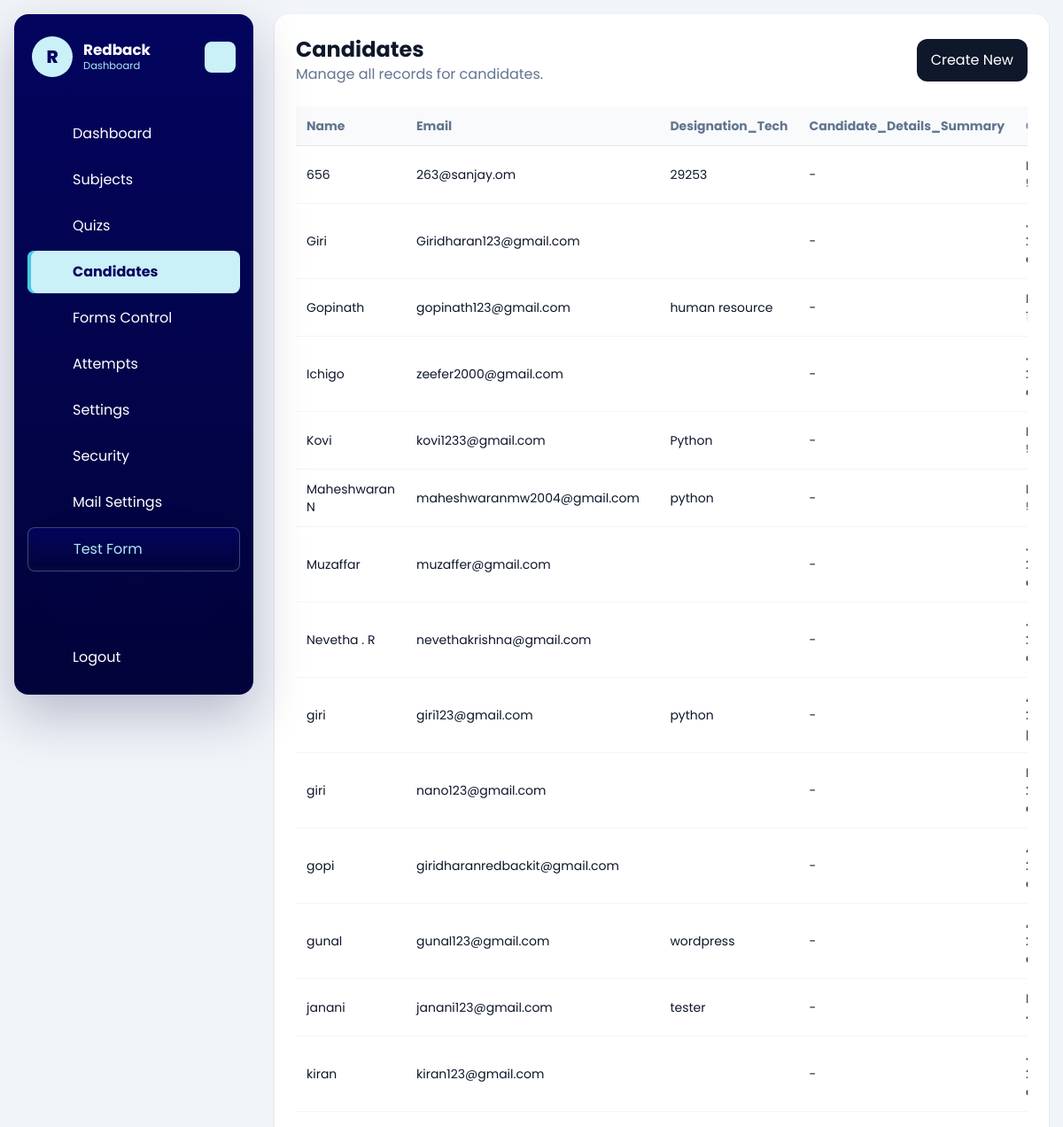
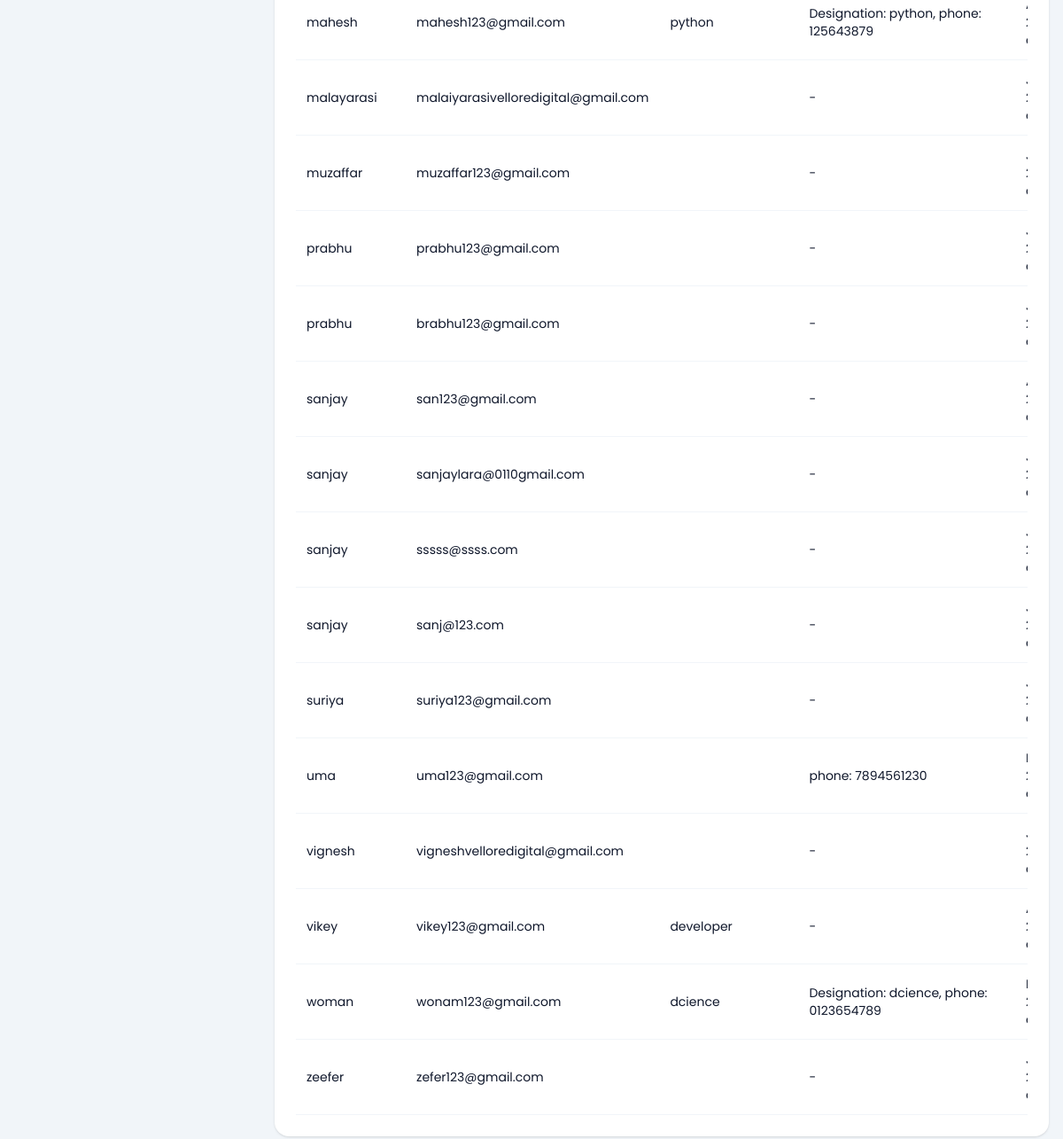
The page /dashboard/candidates/ (signed in) on the database its author committed (2 pictures, top to bottom).
### dashboard/models.py (models this page shows, shortened)
class Company(models.Model):
    name = models.CharField(max_length=150)
    image = models.ImageField(upload_to='company/', blank=True, null=True)
    email = models.EmailField(unique=True)
    password = models.CharField(max_length=128)
    is_active = models.BooleanField(default=True)
    test_instructions = models.TextField(
        default=DEFAULT_TEST_INSTRUCTIONS,
        blank=True,
        help_text='Instructions shown to candidates in the online test instructions drawer.',
    )
    allow_full_screen_lock = models.BooleanField(default=False)
    allow_pause_lock = models.BooleanField(default=False)
    allow_tab_switch_guard = models.BooleanField(default=False)
    allow_copy_paste_block = models.BooleanField(default=False)
    allow_right_click_disable = models.BooleanField(default=False)
    full_screen_lock = models.BooleanField(default=False)
    pause_lock = models.BooleanField(default=False)
    tab_switch_guard_enabled = models.BooleanField(default=False)
    copy_paste_block_enabled = models.BooleanField(default=False)
    right_click_disable_enabled = models.BooleanField(default=False)
    max_violation_warnings = models.PositiveIntegerField(default=3)
    exam_control_password = models.CharField(max_length=128, blank=True)
    pass_persantage = models.DecimalField(max_digits=5, decimal_places=2, default=50.00)
    mail_sender_enabled = models.BooleanField(default=False)
    smtp_host = models.CharField(max_length=255, blank=True)
    smtp_port = models.PositiveIntegerField(default=587)
    smtp_username = models.CharField(max_length=255, blank=True)
    smtp_app_key = models.CharField(max_length=255, blank=True)
    smtp_use_tls = models.BooleanField(default=True)
    smtp_from_email = models.EmailField(blank=True)
    created_at = models.DateTimeField(auto_now_add=True)
    updated_at = models.DateTimeField(auto_now=True)
    class Meta:
        ordering = ['name']
        verbose_name_plural = 'Companies'

### quiz/models.py (models this page shows, shortened)
class Candidate(models.Model):
    name = models.CharField(max_length=150)
    email = models.EmailField()
    designation_tech = models.CharField(max_length=150)
    created_at = models.DateTimeField(auto_now_add=True)
    class Meta:
        ordering = ['name']
    @property
    def candidate_details_summary(self):
        latest_attempt = self.attempts.order_by('-created_at').first()
        if not latest_attempt:
            return '-'
        details = latest_attempt.candidate_details_json or {}
        values = details.get('values') or {}
        labels = details.get('labels') or {}
        if not values:
            return '-'
        return ', '.join(
            f'{labels.get(key, key)}: {value}'
            for key, value in values.items()
        )

class CandidateTestAttempt(models.Model):
    SESSION_SINGLE = 'single'
    SESSION_MULTI = 'multi'
    SESSION_CHOICES = [
        (SESSION_SINGLE, 'Single'),
        (SESSION_MULTI, 'Multi'),
    ]
    candidate = models.ForeignKey(Candidate, on_delete=models.CASCADE, related_name='attempts')
    company = models.ForeignKey(Company, on_delete=models.CASCADE, related_name='attempts')
    public_slug = models.CharField(max_length=190, unique=True, blank=True, db_index=True)
    session_type = models.CharField(max_length=10, choices=SESSION_CHOICES)
    level = models.CharField(max_length=20)
    question_count = models.PositiveIntegerField()
    duration_minutes = models.PositiveIntegerField()
    selected_subjects = models.JSONField(default=list, blank=True)
    selected_sub_titles = models.JSONField(default=list, blank=True)
    candidate_details_json = models.JSONField(default=dict, blank=True)
    answers_json = models.JSONField(default=list, blank=True)
    correct_count = models.PositiveIntegerField(default=0)
    wrong_count = models.PositiveIntegerField(default=0)
    percentage = models.DecimalField(max_digits=5, decimal_places=2, default=0)
    started_at = models.DateTimeField(blank=True, null=True)
    submitted_at = models.DateTimeField(blank=True, null=True)
    is_submitted = models.BooleanField(default=False)
    is_paused = models.BooleanField(default=False)
    paused_at = models.DateTimeField(blank=True, null=True)
    total_paused_seconds = models.PositiveIntegerField(default=0)
    full_screen_lock_enabled = models.BooleanField(default=False)
    pause_lock_enabled = models.BooleanField(default=False)
    tab_switch_guard_enabled = models.BooleanField(default=False)
    copy_paste_block_enabled = models.BooleanField(default=False)
    right_click_disable_enabled = models.BooleanField(default=False)
    max_violation_warnings = models.PositiveIntegerField(default=3)
    tab_switch_count = models.PositiveIntegerField(default=0)
    warning_count = models.PositiveIntegerField(default=0)
    last_violation_at = models.DateTimeField(blank=True, null=True)
    violation_log_json = models.JSONField(default=list, blank=True)
    test_link_email_sent_at = models.DateTimeField(blank=True, null=True)
    created_at = models.DateTimeField(auto_now_add=True)
    class Meta:
        ordering = ['-created_at']

### dashboard/views.py (the view)
# urls.py: path('candidates/', views.candidate_list, name='candidate_list'),
@company_login_required
def candidate_list(request):
    queryset = Candidate.objects.all()
    return render_crud_list(
        request,
        queryset=queryset,
        title='Candidates',
        create_url='dashboard:candidate_create',
        edit_url_name='dashboard:candidate_update',
        delete_url_name='dashboard:candidate_delete',
        fields=['name', 'email', 'designation_tech', 'candidate_details_summary', 'created_at'],
    )

### dashboard/templatetags/dashboard_extras.py (called while the page is built)
@register.filter
def getattribute(obj, attr_name):
    value = getattr(obj, attr_name)
    if callable(value):
        return value()
    return value

### dashboard/views.py (called while the page is built)
def get_logged_in_company(request):
    company_id = request.session.get('company_id')
    if not company_id:
        return None
    return Company.objects.filter(id=company_id, is_active=True).first()

def company_login_required(view_func):
    @wraps(view_func)
    def wrapper(request, *args, **kwargs):
        company = get_logged_in_company(request)
        if not company:
            return redirect(f"{reverse('dashboard:login')}?next={request.path}")
        request.company = company
        return view_func(request, *args, **kwargs)
    return wrapper

def render_crud_list(request, *, queryset, title, create_url, edit_url_name, delete_url_name, fields):
    context = {
        'title': title,
        'objects': queryset,
        'create_url': create_url,
        'edit_url_name': edit_url_name,
        'delete_url_name': delete_url_name,
        'fields': fields,
    }
    return render(request, 'dashboard/crud_list.html', context)

### templates/dashboard/crud_list.html (shortened to what this page needs)
{% extends "base.html" %}
{% load dashboard_extras %}
{% block content %}
{% include 'dashboard/header.html' %}
<div id="dashboard-page-content">
<section class="rounded-2xl bg-white p-6 shadow-sm">
    <div class="mb-6 flex flex-col gap-3 sm:flex-row sm:items-center sm:justify-between">
        <div>
            <h1 class="text-2xl font-bold">{{ title }}</h1>
            <p class="text-slate-500">Manage all records for {{ title|lower }}.</p>
        </div>
        <a href="{% url create_url %}" class="rounded-xl bg-slate-900 px-4 py-3 text-white">Create New</a>
    </div>
    <div class="overflow-x-auto">
        <table class="min-w-full text-left text-sm">
            <thead class="border-b border-slate-200 bg-slate-50 text-slate-500">
                <tr>
                    {% for field in fields %}
                        <th class="px-3 py-3">{{ field|title }}</th>
                    {% endfor %}
                </tr>
            </thead>
            <tbody>
                {% for object in objects %}
                    <tr class="border-b border-slate-100">
                        {% for field in fields %}
                            <td class="px-3 py-3">{{ object|getattribute:field }}</td>
                        {% endfor %}
                    </tr>
                {% empty %}
                    <tr>
                        <td colspan="{{ fields|length|add:1 }}" class="px-3 py-8 text-center text-slate-500">
                            No records found.
                        </td>
                    </tr>
                {% endfor %}
            </tbody>
        </table>
    </div>
</section>
</div>
{% endblock %}

### templates/dashboard/header.html (shortened to what this page needs)
<aside class="dashboard-sidebar" data-dashboard-sidebar>
    <header class="dashboard-sidebar-header">
        <a href="/" class="dashboard-brand">
            <span class="dashboard-brand-mark">{{ request.company.name|default:"Company"|slice:":1"|upper }}</span>
            <span class="dashboard-brand-text">
                <strong>{{ request.company.name|default:"Company" }}</strong>
                <span>Dashboard</span>
            </span>
        </a>
        <button class="dashboard-toggler dashboard-sidebar-toggler" type="button" aria-label="Toggle sidebar">
        </button>
    </header>
    <nav class="dashboard-sidebar-nav"
        aria-label="Dashboard navigation"
        hx-boost="true"
        hx-target="#dashboard-page-content"
        hx-select="#dashboard-page-content"
        hx-push-url="true">
        <ul class="dashboard-nav-list dashboard-primary-nav">
            {% if request.session.company_id %}
                <li class="dashboard-nav-item">
                    <a href="/dashboard/" class="dashboard-nav-link" data-dashboard-nav-link data-nav-exact>
                        <span class="dashboard-nav-label">Dashboard</span>
                    </a>
                </li>
                <li class="dashboard-nav-item">
                    <a href="/dashboard/subjects/" class="dashboard-nav-link" data-dashboard-nav-link>
                        <span class="dashboard-nav-label">Subjects</span>
                    </a>
                </li>
                <li class="dashboard-nav-item">
                    <a href="/dashboard/quizzes/" class="dashboard-nav-link" data-dashboard-nav-link>
                        <span class="dashboard-nav-label">Quizs</span>
                    </a>
                </li>
                <li class="dashboard-nav-item">
                    <a href="/dashboard/candidates/" class="dashboard-nav-link" data-dashboard-nav-link>
                        <span class="dashboard-nav-label">Candidates</span>
                    </a>
                </li>
                <li class="dashboard-nav-item">
                    <a href="/dashboard/forms-control/" class="dashboard-nav-link" data-dashboard-nav-link>
                        <span class="dashboard-nav-label">Forms Control</span>
                    </a>
                </li>
                <li class="dashboard-nav-item">
                    <a href="/dashboard/attempts/" class="dashboard-nav-link" data-dashboard-nav-link>
                        <span class="dashboard-nav-label">Attempts</span>
                    </a>
                </li>
                <li class="dashboard-nav-item">
                    <a href="/dashboard/settings/" class="dashboard-nav-link" data-dashboard-nav-link>
                        <span class="dashboard-nav-label">Settings</span>
                    </a>
                </li>
                <li class="dashboard-nav-item">
                    <a href="/dashboard/settings/security/" class="dashboard-nav-link" data-dashboard-nav-link>
                        <span class="dashboard-nav-label">Security</span>
                    </a>
                </li>
                <li class="dashboard-nav-item">
                    <a href="/dashboard/settings/mail/" class="dashboard-nav-link" data-dashboard-nav-link>
                        <span class="dashboard-nav-label">Mail Settings</span>
                    </a>
                </li>
                <li class="dashboard-nav-item">
                    <a href="/quiz/start/" class="dashboard-nav-link is-accent" data-dashboard-nav-link hx-boost="false">
                        <span class="dashboard-nav-label">Test Form</span>
                    </a>
                </li>
            {% endif %}
        </ul>
        {% if request.session.company_id %}
            <ul class="dashboard-nav-list dashboard-secondary-nav">
                <li class="dashboard-nav-item">
                    <a href="/dashboard/logout/" class="dashboard-nav-link is-danger">
                        <span class="dashboard-nav-label">Logout</span>
                    </a>
                </li>
            </ul>
        {% endif %}
    </nav>
</aside>

### templates/dashboard/header.html (style rules this page uses)
:root { --c0: #caf0f8; --c1: #ade8f4; --c2: #90e0ef; --c3: #48cae4; --c4: #00b4d8; --c5: #0096c7; --c6: #0077b6; --c7: #023e8a; --c8: #03045e; --c9: #02033a; }
.dashboard-sidebar { position: fixed; top: 0; left: 0; z-index: 50; width: 270px; height: calc(100vh - 32px); margin: 16px; border-radius: 16px; background: linear-gradient(180deg, var(--c8), var(--c9)); box-shadow: 0 24px 60px rgba(2, 3, 58, .24); display: flex; flex-direction: column; overflow: hidden; transition: width .4s ease, height .4s ease; }
.dashboard-sidebar-header { position: relative; display: flex; align-items: center; justify-content: space-between; gap: 12px; flex: 0 0 auto; padding: 25px 20px; }
.dashboard-sidebar-nav { display: flex; min-height: 0; flex: 1 1 auto; flex-direction: column; }
.dashboard-brand { display: flex; min-width: 0; align-items: center; gap: 12px; color: #fff; text-decoration: none; }
.dashboard-brand-mark { display: grid; width: 46px; height: 46px; flex: 0 0 auto; place-items: center; border-radius: 50%; background: var(--c0); color: var(--c8); font-size: 1.25rem; font-weight: 800; }
.dashboard-brand-text { overflow: hidden; white-space: nowrap; transition: opacity .3s ease; }
.dashboard-brand-text strong { display: block; font-size: 1.05rem; line-height: 1.2; }
.dashboard-brand-text span { display: block; margin-top: 2px; color: var(--c1); font-size: .72rem; line-height: 1.2; }
.dashboard-toggler { display: flex; width: 35px; height: 35px; flex: 0 0 auto; cursor: pointer; align-items: center; justify-content: center; border: 0; border-radius: 8px; background: var(--c0); color: var(--c8); transition: transform .4s ease, background .4s ease; }
.dashboard-sidebar-toggler { position: absolute; right: 20px; }
.dashboard-nav-list { display: flex; flex-direction: column; gap: 4px; margin: 0; padding: 0 15px; list-style: none; transform: translateY(15px); transition: transform .4s ease; }
.dashboard-primary-nav { min-height: 0; flex: 1 1 auto; overflow-y: auto; overflow-x: hidden; padding-bottom: 24px; scrollbar-width: thin; scrollbar-color: rgba(202, 240, 248, .55) transparent; }
.dashboard-nav-link { display: flex; align-items: center; gap: 12px; overflow: hidden; border-radius: 8px; padding: 12px 15px; color: #fff; text-decoration: none; white-space: nowrap; transition: background .4s ease, color .4s ease, border-radius .4s ease; }
.dashboard-nav-link:hover, .dashboard-nav-link.is-active { background: var(--c0); color: var(--c8); }
.dashboard-nav-link.is-active { box-shadow: inset 4px 0 0 var(--c3); font-weight: 700; }
.dashboard-nav-link.is-accent { overflow: visible; border: 1px solid rgba(202, 240, 248, .28); background: linear-gradient(180deg, var(--c8), var(--c9)); color: var(--c1); box-shadow: rgba(50, 50, 93, 0.25) 0px 50px 100px -20px, rgba(0, 0, 0, 0.3) 0px 30px 60px -30px, rgba(10, 37, 64, 0.35) 0px -2px 6px 0px inset; }
.dashboard-nav-label { transition: opacity .3s ease; }
.dashboard-nav-item { position: relative; }
.dashboard-secondary-nav { flex: 0 0 auto; margin: 10px 0 18px; transform: none; width: auto; }
body.dashboard-layout #dashboard-page-content { min-height: 100vh; box-sizing: border-box; padding-top: 1rem; padding-bottom: 1rem; }

### rows shown on the page
Company: company.name "R", company.name "Redback"
Candidate: fields "656" "263@sanjay.om" "29253" "-"
Candidate: fields "Giri" "Giridharan123@gmail.com" "-"
Candidate: fields "Gopinath" "gopinath123@gmail.com" "human resource" "-"
Candidate: fields "Ichigo" "zeefer2000@gmail.com" "-"
Candidate: fields "Kovi" "kovi1233@gmail.com" "Python" "-"
Candidate: fields "Maheshwaran N" "maheshwaranmw2004@gmail.com" "python" "-"
Candidate: fields "Muzaffar" "muzaffer@gmail.com" "-"
Candidate: fields "Nevetha . R" "nevethakrishna@gmail.com" "-"
Candidate: fields "giri" "giri123@gmail.com" "python" "-"
Candidate: fields "giri" "nano123@gmail.com" "-"
Candidate: fields "gopi" "giridharanredbackit@gmail.com" "-"
Candidate: fields "gunal" "gunal123@gmail.com" "wordpress" "-"
Candidate: fields "janani" "janani123@gmail.com" "tester" "-"
Candidate: fields "kiran" "kiran123@gmail.com" "-"
Candidate: fields "mahesh" "mahesh123@gmail.com" "python" "Designation: python, phone: 125643879"
Candidate: fields "malayarasi" "malaiyarasivelloredigital@gmail.com" "-"
Candidate: fields "muzaffar" "muzaffar123@gmail.com" "-"
Candidate: fields "prabhu" "prabhu123@gmail.com" "-"
Candidate: fields "prabhu" "brabhu123@gmail.com" "-"
Candidate: fields "sanjay" "san123@gmail.com" "-"
Candidate: fields "sanjay" "sanjaylara@0110gmail.com" "-"
Candidate: fields "sanjay" "sssss@ssss.com" "-"
Candidate: fields "sanjay" "sanj@123.com" "-"
Candidate: fields "suriya" "suriya123@gmail.com" "-"
Candidate: fields "uma" "uma123@gmail.com" "phone: 7894561230"
Candidate: fields "vignesh" "vigneshvelloredigital@gmail.com" "-"
Candidate: fields "vikey" "vikey123@gmail.com" "developer" "-"
Candidate: fields "woman" "wonam123@gmail.com" "dcience" "Designation: dcience, phone: 0123654789"
Candidate: fields "zeefer" "zefer123@gmail.com" "-"

### other values the page prints
{{ title }} "Candidates"
{{ title|lower }} "candidates"
{{ field|title }} "Name" "Email" "Designation_Tech" "Candidate_Details_Summary"
